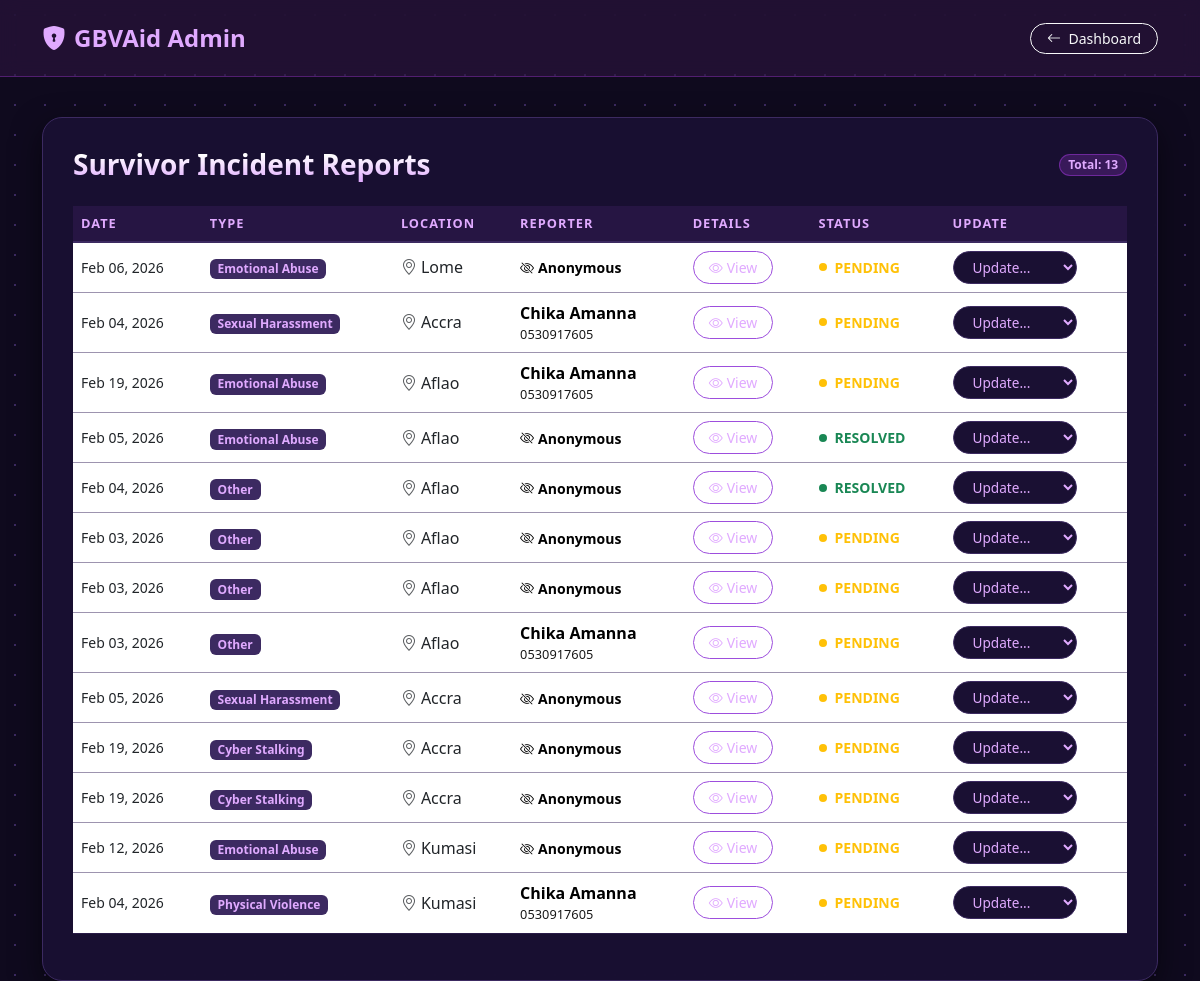
The app's page /admin/reports.php (signed in) with its own data.
### tables this page shows
CREATE TABLE `reports` (
  `report_id` int(11) NOT NULL,
  `victim_id` int(11) DEFAULT NULL,
  `incident_type` varchar(100) NOT NULL,
  `incident_date` date NOT NULL,
  `location` varchar(255) NOT NULL,
  `description` text NOT NULL,
  `is_anonymous` tinyint(1) DEFAULT 0,
  `status` varchar(50) DEFAULT 'Pending',
  `created_at` timestamp NOT NULL DEFAULT current_timestamp()
);

CREATE TABLE `victim` (
  `victim_id` int(11) NOT NULL,
  `victim_name` varchar(100) NOT NULL,
  `victim_email` varchar(50) NOT NULL,
  `victim_pass` varchar(150) NOT NULL,
  `victim_country` varchar(30) NOT NULL,
  `victim_city` varchar(30) NOT NULL,
  `victim_contact` varchar(15) NOT NULL,
  `victim_image` varchar(100) DEFAULT NULL,
  `user_role` int(11) NOT NULL
);

### settings/db_class.php (called while the page is built, shortened)
<?php
if (!class_exists('db_conn')) {
    class db_conn
    {
        public $db = null;
        public function __construct() {
        try {
            $this->db = new PDO(
                "mysql:host=" . DB_SERVER . ";port=" . DB_PORT . ";dbname=" . DB_NAME,
                DB_USERNAME,
                DB_PASSWORD
            );
            $this->db->setAttribute(PDO::ATTR_ERRMODE, PDO::ERRMODE_EXCEPTION);
        } catch (PDOException $e) {
            die("DB Connection failed: " . $e->getMessage());
        }
        }
        function db_connect()
        {
            if ($this->db !== null) {
                return true;
            }
        }
    }
}
?>

### classes/report_class.php (called while the page is built, shortened)
<?php
require_once '../settings/db_class.php';
class Report extends db_conn {
    public function get_all_reports() {
        $sql = "SELECT r.*, v.victim_name, v.victim_contact
                FROM reports r
                LEFT JOIN victim v ON r.victim_id = v.victim_id
                ORDER BY r.created_at DESC";
        $stmt = $this->db->prepare($sql);
        $stmt->execute();
        return $stmt->fetchAll(PDO::FETCH_ASSOC);
    }
}
?>

### admin/reports.php (the view, shortened to what this page needs)
<?php
require_once '../classes/report_class.php';
$reportObj = new Report();
$reports = $reportObj->get_all_reports();
?>
<!DOCTYPE html>
<html lang="en">
<head>
    <link href="https://cdn.jsdelivr.net/npm/bootstrap@5.3.0/dist/css/bootstrap.min.css" rel="stylesheet">
    <link href="https://cdn.jsdelivr.net/npm/bootstrap-icons@1.10.5/font/bootstrap-icons.css" rel="stylesheet">
</head>
<body>
<nav class="navbar navbar-expand-lg navbar-admin navbar-dark sticky-top">
    <div class="container">
        <a class="navbar-brand" href="dashboard.php"><i class="bi bi-shield-lock-fill me-2"></i>GBVAid Admin</a>
        <a href="dashboard.php" class="btn btn-sm btn-outline-light rounded-pill px-3">
            <i class="bi bi-arrow-left me-1"></i> Dashboard
        </a>
    </div>
</nav>
<div class="container">
    <div class="content-card">
        <div class="d-flex justify-content-between align-items-center mb-4">
            <h3 class="welcome-text mb-0">Survivor Incident Reports</h3>
            <span class="badge rounded-pill" style="background: rgba(191, 64, 255, 0.2); color: #e0aaff; border: 1px solid rgba(191, 64, 255, 0.4);">
                Total: <?= count($reports) ?>
            </span>
        </div>
        <div class="table-responsive">
            <table class="table table-hover align-middle">
                <thead>
                    <tr>
                        <th>Date</th>
                        <th>Type</th>
                        <th>Location</th>
                        <th>Reporter</th>
                        <th>Details</th>
                        <th>Status</th>
                        <th>Update</th>
                    </tr>
                </thead>
                <tbody>
                    <?php if(empty($reports)): ?>
                        <tr><td colspan="7" class="text-center text-muted py-5">No incident reports available.</td></tr>
                    <?php else: ?>
                        <?php foreach ($reports as $r): ?>
                        <tr>
                            <td class="small"><?= date('M d, Y', strtotime($r['incident_date'])) ?></td>
                            <td><span class="badge" style="background: #3c2a61; color: #e0aaff;"><?= htmlspecialchars($r['incident_type']) ?></span></td>
                            <td><i class="bi bi-geo-alt me-1 text-muted"></i><?= htmlspecialchars($r['location']) ?></td>
                            <td>
                                <?php if($r['is_anonymous']): ?>
                                    <span class="reporter-text-black small"><i class="bi bi-eye-slash me-1"></i>Anonymous</span>
                                <?php else: ?>
                                    <div class="reporter-text-black mb-0"><?= htmlspecialchars($r['victim_name']) ?></div>
                                    <div class="reporter-subtext-black"><?= htmlspecialchars($r['victim_contact']) ?></div>
                                <?php endif; ?>
                            </td>
                            <td>
                                <button type="button" class="btn-purple-outline btn btn-sm"
                                        data-bs-toggle="modal"
                                        data-bs-target="#reportModal"
                                        data-desc="<?= htmlspecialchars($r['description']) ?>"
                                        data-type="<?= htmlspecialchars($r['incident_type']) ?>"
                                        data-reporter="<?= $r['is_anonymous'] ? 'Anonymous' : htmlspecialchars($r['victim_name']) ?>">
                                    <i class="bi bi-eye me-1"></i>View
                                </button>
                            </td>
                            <td>
                                <?php
                                    $statusColor = 'text-warning';
                                    $dotColor = 'bg-warning';
                                    if($r['status'] == 'Resolved') { $statusColor = 'text-success'; $dotColor = 'bg-success'; }
                                ?>
                                <span class="<?= $statusColor ?> d-flex align-items-center small fw-bold">
                                    <span class="dot <?= $dotColor ?> me-2" style="height: 8px; width: 8px; border-radius: 50%; display: inline-block;"></span>
                                    <?= strtoupper($r['status']) ?>
                                </span>
                            </td>
                            <td>
                                <form method="POST">
                                    <select name="status" class="form-select-custom" onchange="this.form.submit()">
                                        <option value="" disabled selected>Update...</option>
                                    </select>
                                </form>
                            </td>
                        </tr>
                        <?php endforeach; ?>
                    <?php endif; ?>
                </tbody>
            </table>
        </div>
    </div>
</div>
</body>
</html>

### admin/reports.php (style rules this page uses)
body { background-color: #0f0a1e; font-family: 'Poppins', 'Segoe UI', sans-serif; color: #ffffff; background-image: radial-gradient(#3c2a61 1px, transparent 1px); background-size: 30px 30px; background-attachment: fixed; }
.navbar-admin { background-color: rgba(196, 83, 234, 0.1); backdrop-filter: blur(10px); border-bottom: 1px solid rgba(191, 64, 255, 0.3); padding: 15px 0; }
.navbar-brand { font-weight: 800; color: #e0aaff !important; font-size: 1.5rem; }
.content-card { border: 1px solid #3c2a61; border-radius: 20px; background: rgba(26, 16, 51, 0.95); backdrop-filter: blur(5px); padding: 30px; margin-top: 40px; box-shadow: 0 10px 30px rgba(0, 0, 0, 0.5); }
.welcome-text { background: linear-gradient(to bottom, #ffffff 20%, #e0aaff 100%); -webkit-background-clip: text; -webkit-text-fill-color: transparent; font-weight: 800; }
.table { color: #ffffff; border-color: rgba(60, 42, 97, 0.5); }
.table thead th { background-color: rgba(157, 78, 221, 0.1); color: #e0aaff; border-bottom: 2px solid #3c2a61; text-transform: uppercase; font-size: 0.8rem; letter-spacing: 1px; }
.reporter-text-black { color: #000000 !important; font-weight: 700; }
.reporter-subtext-black { color: #000000 !important; font-size: 0.8rem; font-weight: 500; opacity: 0.9; }
.form-select-custom { background-color: #1a1033; border: 1px solid #3c2a61; color: #e0aaff; border-radius: 50px; padding: 5px 15px; font-size: 0.85rem; transition: 0.3s; }
.btn-purple-outline { border: 1px solid #9d4edd; color: #e0aaff; border-radius: 50px; padding: 5px 15px; }

### records on screen
reports: incident_date "Feb 06, 2026", incident_type "Emotional Abuse", location "Lome", is_anonymous 1 (drawn), status "PENDING"
reports: incident_date "Feb 04, 2026", incident_type "Sexual Harassment", location "Accra", victim.victim_name "Chika Amanna", victim.victim_contact "0530917605", status "PENDING"
reports: incident_date "Feb 19, 2026", incident_type "Emotional Abuse", location "Aflao", victim.victim_name "Chika Amanna", victim.victim_contact "0530917605", status "PENDING"
reports: incident_date "Feb 05, 2026", incident_type "Emotional Abuse", location "Aflao", is_anonymous 1 (drawn), status "RESOLVED"
reports: incident_date "Feb 04, 2026", incident_type "Other", location "Aflao", is_anonymous 1 (drawn), status "RESOLVED"
reports: incident_date "Feb 03, 2026", incident_type "Other", location "Aflao", is_anonymous 1 (drawn), status "PENDING"
reports: incident_date "Feb 03, 2026", incident_type "Other", location "Aflao", is_anonymous 1 (drawn), status "PENDING"
reports: incident_date "Feb 03, 2026", incident_type "Other", location "Aflao", victim.victim_name "Chika Amanna", victim.victim_contact "0530917605", status "PENDING"
reports: incident_date "Feb 05, 2026", incident_type "Sexual Harassment", location "Accra", is_anonymous 1 (drawn), status "PENDING"
reports: incident_date "Feb 19, 2026", incident_type "Cyber Stalking", location "Accra", is_anonymous 1 (drawn), status "PENDING"
reports: incident_date "Feb 19, 2026", incident_type "Cyber Stalking", location "Accra", is_anonymous 1 (drawn), status "PENDING"
reports: incident_date "Feb 12, 2026", incident_type "Emotional Abuse", location "Kumasi", is_anonymous 1 (drawn), status "PENDING"
reports: incident_date "Feb 04, 2026", incident_type "Physical Violence", location "Kumasi", victim.victim_name "Chika Amanna", victim.victim_contact "0530917605", status "PENDING"

### other values on screen
count($reports) "13"
